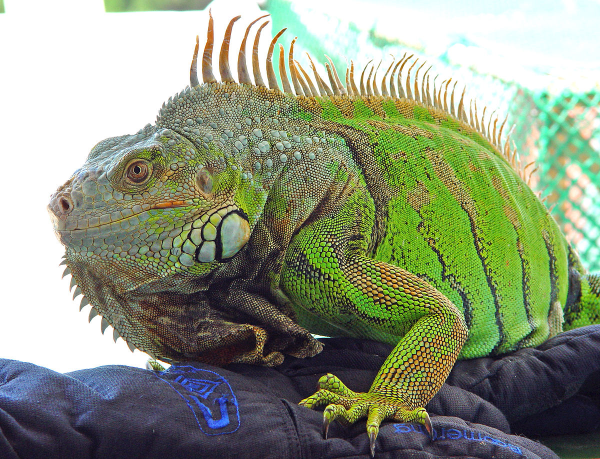
#> input picture 6 final-project/data preprocessing/1200px-Kini_iguana.jpg, 1200 x 918 px (shown at 1/2 size)
$ jupyter execute --allow-errors 'Image data preprocessing.ipynb'   (shell and % lines are left out)   (older library calls are emulated)
#> lines starting #> are read from the running program, lines starting #| are printed output that depends on the picture
we will use the popular package skimage to preprocess and augment an image before sending it to a neural network coded in Keras.

[cell 1]
import numpy as np
import pandas as pd
from keras.models import Sequential
from keras import optimizers
from keras.utils import np_utils
from keras.models import Sequential
from keras.layers import Dense, Conv2D, Embedding, Activation, MaxPooling2D, Dropout
from keras.layers import Flatten, LSTM, ZeroPadding2D, BatchNormalization, MaxPooling2D

import matplotlib
import matplotlib.pyplot as plt

Use skimage to load your iguana.jpg and display it in your notebook.

[cell 2]
from skimage.measure import compare_ssim as ssim
from skimage import io
from skimage.transform import resize

# Loading the image
image_original = io.imread('1200px-Kini_iguana.jpg')
#> image_original is the input picture: shape (918, 1200, 3); mean R, G, B 142.9, 152.4, 128.2
print("image shape = " + str(image_original.shape))
#| image shape = (918, 1200, 3)
plt.imshow(image_original)

Use skimage to zoom on the face of the iguana. Display the image.

[cell 3]
from skimage.transform import rescale

# Zoom image
image_height, image_width, image_channel = image_original.shape
#> image_height = 918; image_width = 1200; image_channel = 3
image_zoom = rescale(image_original, 2)[:image_height,:image_width,:]
print("image shape = " + str(image_zoom.shape))
#| image shape = (918, 1200, 6)
#> (the rest of this cell did not finish here and is left out)

Use skimage to rescale the image to 50% of the initial size of the image. Display the image. Rescaling means lowering the resolution of the image. Remember that in class we talked about finding the computation/accuracy trade-off by showing different resolutions of the same image to humans and figuring out what is the minimum resolution leading to the maximum human accuracy.

[cell 4]
from skimage.transform import rescale

# Rescale image to 50% of the initial size
image_rescaled = rescale(image_original, scale=0.5)
print("image shape = " + str(image_rescaled.shape))
#| image shape = (459, 600, 2)
#> (the rest of this cell did not finish here and is left out)

[cell 5]
from skimage.transform import resize

# Rescale image to 50% of the initial size
image_resize = resize(image_original, (256, 256))
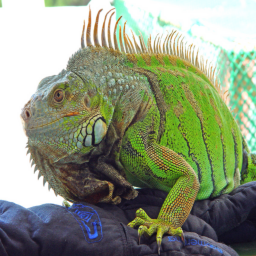
#> image_resize: shape (256, 256, 3) float64; mean R, G, B 0.56, 0.597, 0.503
print("image shape = " + str(image_resize.shape))
#| image shape = (256, 256, 3)
plt.imshow(image_resize)

Use skimage to add random noise to the image. Display the image.

[cell 6]
from skimage.util import random_noise

# random noise
image_noise = random_noise(image_original)
plt.imshow(image_noise)

Use skimage to rotate the image by 45 degrees.

[cell 7]
from skimage.transform import rotate
import random

# anticlockwise rotation
def anticlockwise_rotation(image):
    angle = random.randint(0,180)
    return rotate(image, angle)
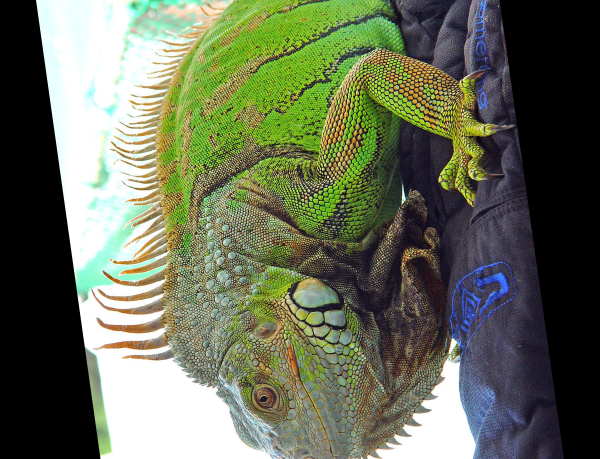
#> returned value: shape (918, 1200, 3) float64 (shown at 1/2 size); mean of channels 0, 1, 2 0.405, 0.431, 0.346; drawn as R, G, B

plt.imshow(anticlockwise_rotation(image_original))

[cell 8]
from skimage.transform import rotate
import random

# clockwise rotation
def clockwise_rotation(image):
    angle = random.randint(0,180)
    return rotate(image, -angle)
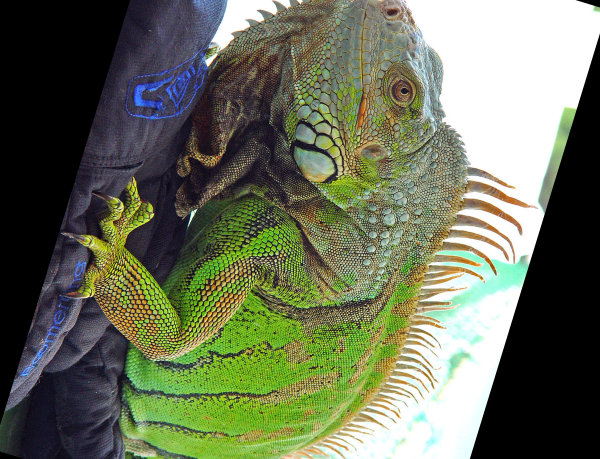
#> returned value: shape (918, 1200, 3) float64 (shown at 1/2 size); mean of channels 0, 1, 2 0.416, 0.441, 0.352; drawn as R, G, B

plt.imshow(clockwise_rotation(image_original))

Use skimage to flip the image horizontaly and verticaly. Display the image.

[cell 9]
# Horizontal flip
def horizontal_flip(image):
    return  np.fliplr(image)
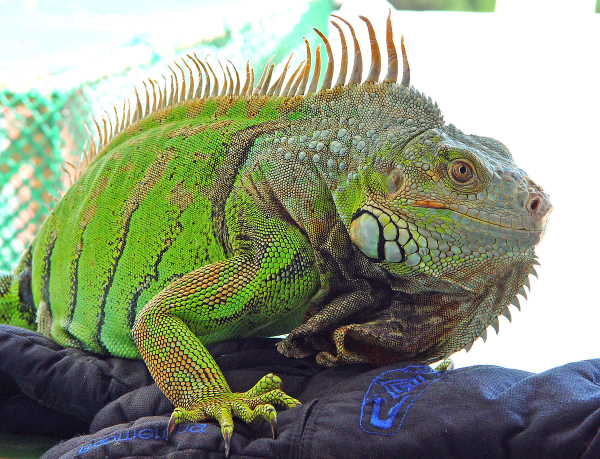
#> returned value: shape (918, 1200, 3) (shown at 1/2 size); mean of channels 0, 1, 2 142.9, 152.4, 128.2; drawn as R, G, B

plt.imshow(horizontal_flip(image_original))

[cell 10]
# Vertical flip
def vertical_flip(image):
    return np.flipud(image)
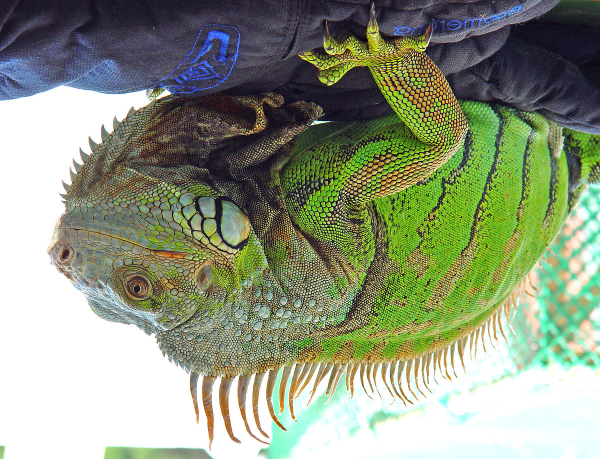
#> returned value: shape (918, 1200, 3) (shown at 1/2 size); mean of channels 0, 1, 2 142.9, 152.4, 128.2; drawn as R, G, B

plt.imshow(vertical_flip(image_original))

Use skimage to (i) blur the image, (ii) enhance its contrast, (iii) convert to grayscale, (iv) invert colors…

[cell 11]
import cv2

# Blur image
image_blur = cv2.GaussianBlur(image_original, (11,11), 0)
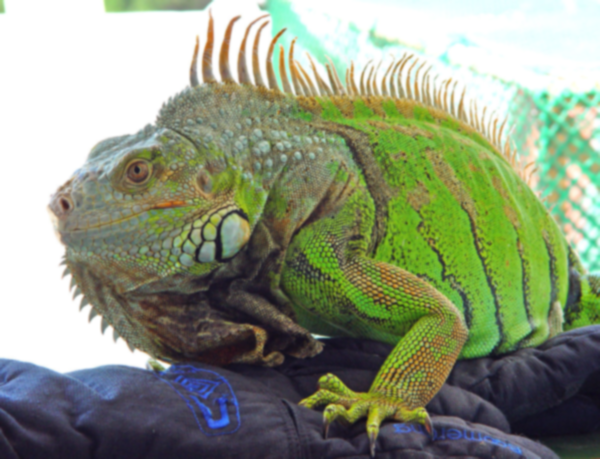
#> image_blur: shape (918, 1200, 3) (shown at 1/2 size); mean R, G, B 142.9, 152.4, 128.2
plt.imshow(image_blur)

[cell 12]
from skimage.color import rgb2gray

# Convert to grayscale

image_gray = rgb2gray(image_original)
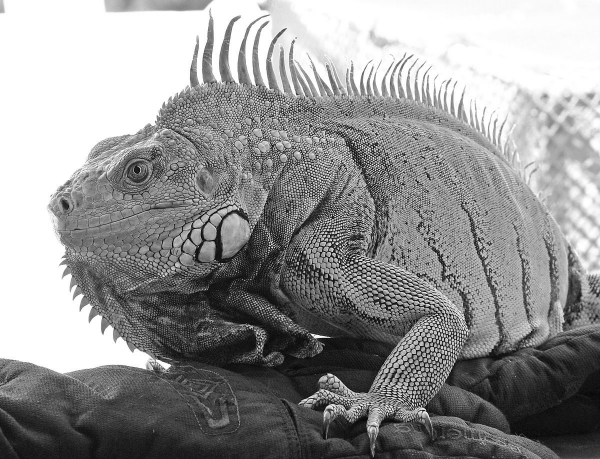
#> image_gray: shape (918, 1200) float64 (shown at 1/2 size); min 0, max 1, mean 0.583
print("image shape = " + str(image_gray.shape))
#| image shape = (918, 1200)
plt.imshow(image_gray)

[cell 13]
# Enhance contrast

[cell 14]
# Color inversion

Skimage is a popular package for customized data preprocessing and augmentation. However, deep learning frameworks such as Keras often incorporate functions to help you preprocess data in a few lines of code.

Read and run the Keras code for image preprocessing. It will save augmented images in a folder called preview on the notebook’s directory.

[cell 15]
# Image preprocessing in Keras

from keras.preprocessing.image import ImageDataGenerator, array_to_img, img_to_array, load_img

#> (the rest of this cell did not finish here and is left out)

Train the CNN coded for you in the notebook (See Appendix below) on any of the pictures you created. Evaluate the model.

#> (a cell that did not finish here is left out)

[cell 17]
image_heigth = image_original.shape[0]
#> image_heigth = 918
image_width = image_original.shape[1]
image_channel = image_original.shape[2]

[cell 18]
import os

images = [] # to store paths of images from folder

#> (the rest of this cell did not finish here and is left out)

[cell 19]
image_inputs = np.ndarray((len(images), image_heigth, image_width, image_channel))
#> image_inputs = empty array
image_inputs.shape
#> Out = (0, 918, 1200, 3)

[cell 20]
for i, image in enumerate(images):
    if str(image).endswith('jpeg'):
        image_input = io.imread(image)
        image_inputs[i,:,:,:] = image_input

[cell 21]
image_inputs.shape
#> Out = (0, 918, 1200, 3)

[cell 22]
X = image_inputs
#> X = empty array
Y = np.ones((len(images),1))

[cell 23]
X.shape
#> Out = (0, 918, 1200, 3)

$ run again, with 6 final-project/data preprocessing/green_iguana.jpg copied over 6 final-project/data preprocessing/1200px-Kini_iguana.jpg
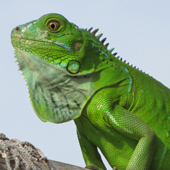
#> input picture 6 final-project/data preprocessing/green_iguana.jpg, 170 x 170 px
#> image_original is the input picture: shape (170, 170, 3); mean R, G, B 138.1, 160.5, 126.6
#| image shape = (170, 170, 3)
#| image shape = (170, 170, 6)
#| image shape = (85, 85, 2)
#| image shape = (256, 256, 3)
#> in vertical_flip, `return np.flipud(image)`:
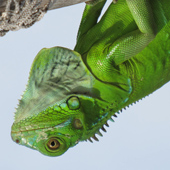
#> returned value: shape (170, 170, 3); mean of channels 0, 1, 2 138.1, 160.5, 126.6; drawn as R, G, B
#> `image_gray = rgb2gray(image_original)`:
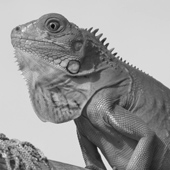
#> image_gray: shape (170, 170) float64; min 0.0205, max 0.938, mean 0.601
#| image shape = (170, 170)
